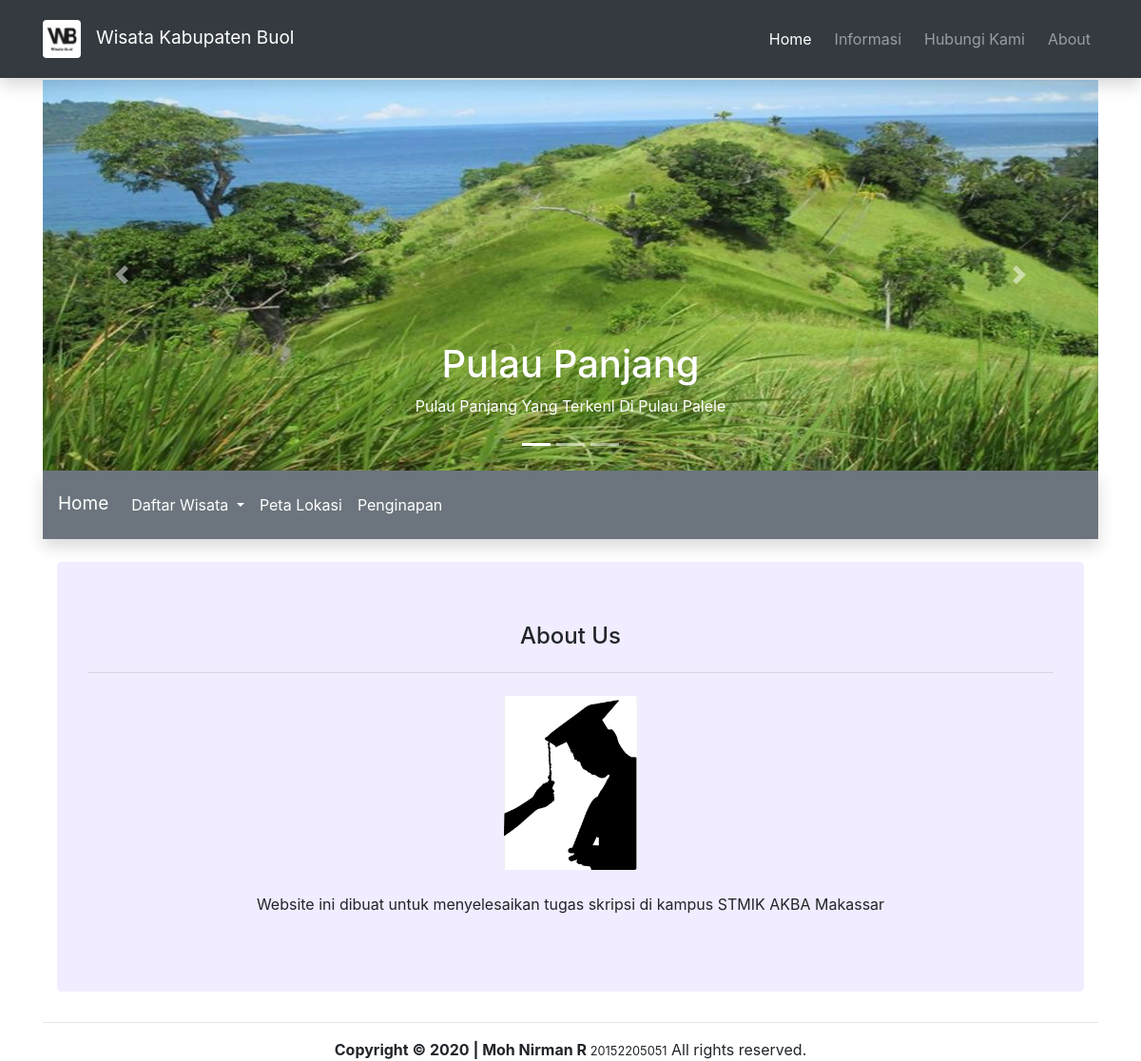
The app's page /?page=About with its own data.
### tables this page shows
CREATE TABLE `about_us` (
  `id_ab` int(6) NOT NULL,
  `informasi` longtext NOT NULL,
  `gambar_ab` varchar(30) NOT NULL
);

### user/About.php (the view, shortened to what this page needs)
<div id="About">
	<div class="container">
	<?php
		include 'admin/administrator/config/koneksi.php';
		$sql=mysqli_query($config,'SELECT * FROM about_us');
		while ($d=mysqli_fetch_array($sql)) {
		?>
	 <div class="jumbotron mt-1 "  align="center" style="max-width: 100%;">
	 	<h4 class="" align="center"> About Us</h4><hr class="my-4">
	 	<div class="col-md-2">
     					 <img src="admin/administrator/assets/img/foto_wisata/<?php echo $d['gambar_ab']; ?>" class="card-img" alt="...">
    				</div>
	 <br>
	 	<section>
	 		<div class="row">
	 			<div class="col-md-12">
	 				<p align="center" align="justify" ><?php echo $d['informasi']; ?></p>
	 			</div>
	 		</div>
	 	</section>
	 </div>
<?php
}?>
	</div>
</div>

### user/About.php (style rules this page uses)
.jumbotron { background-color: #F1ECFF; }

### records on screen
about_us: gambar_ab (picture), informasi "Website ini dibuat untuk menyelesaikan tugas skripsi di kampus STMIK AKBA Makassar"
